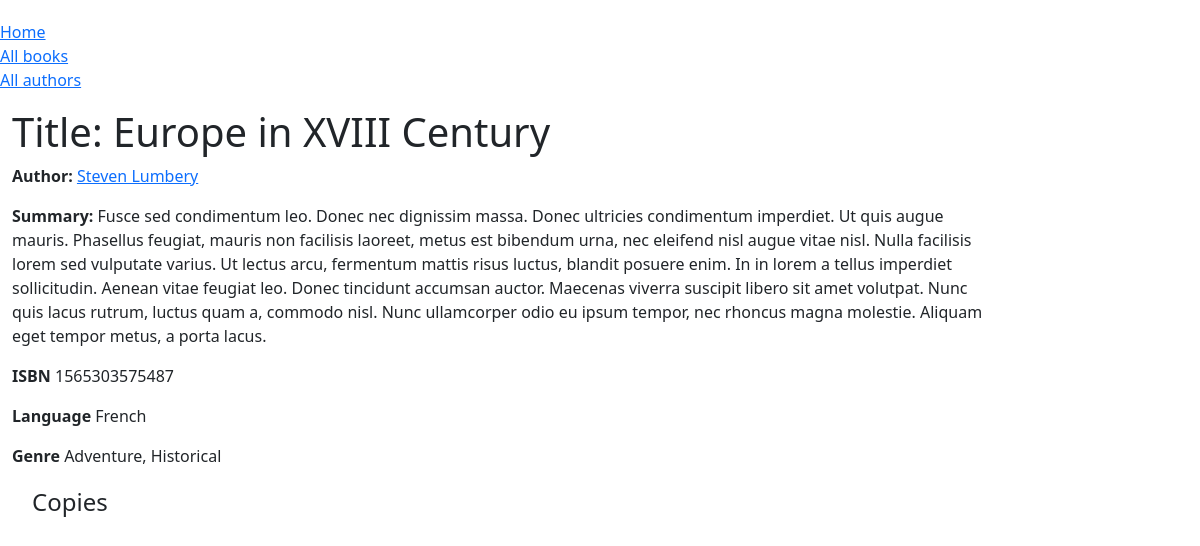
/catalog/book/3, run on an earlier commit of the app's database.
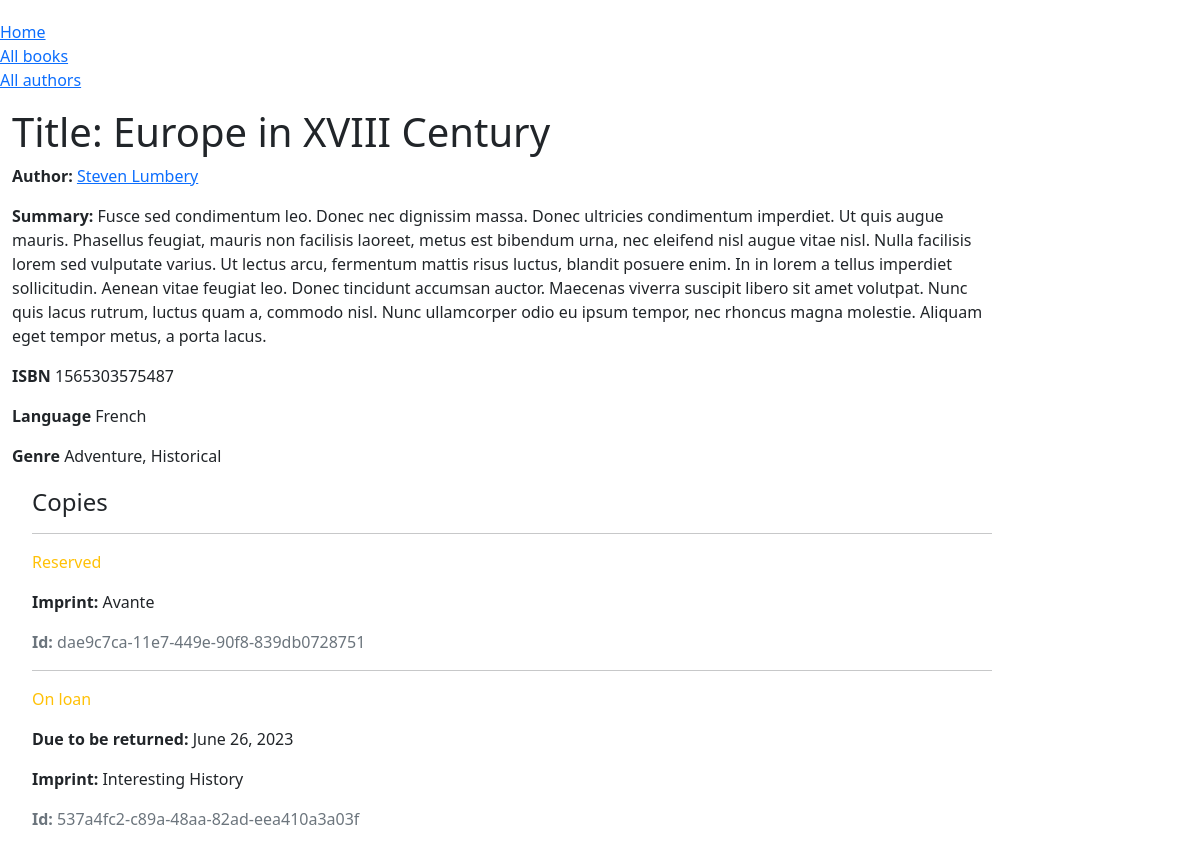
And on a later commit of the database.
### catalog/models.py (models this page shows, shortened)
class BookInstance(models.Model):
    id = models.UUIDField(primary_key=True, default=uuid.uuid4,
        help_text='Unique ID for this particular book across whole libray')
    book = models.ForeignKey('Book', on_delete=models.RESTRICT, null=True)
    imprint = models.ForeignKey('Imprint', on_delete=models.SET_NULL, null=True,
        help_text='Enter the imprint for this book.')
    due_back = models.DateField(null=True, blank=True)
    LOAN_STATUS = (
        ('m', 'Maintenance'),
        ('o', 'On loan'),
        ('a', 'Available'),
        ('r', 'Reserved'),
    )
    status = models.CharField(
        max_length = 1,
        choices = LOAN_STATUS,
        blank = True,
        default = 'm',
        help_text= 'Book availability',
    )
    class Meta:
        ordering = ['due_back']

class Imprint(models.Model):
    name = models.CharField(max_length=200,
        help_text='Enter the book imprint')
    def __str__(self):
        return self.name

### catalog/views.py (the view)
# urls.py: path('book/<int:pk>', views.BookDetailView.as_view(), name='book-detail')
class BookDetailView(generic.DetailView):
    model = Book

### catalog/models.py (called while the page is built)
    def __str__(self):
        return self.name

    def __str__(self):
        return self.name

    def __str__(self):
        return f'{ self.first_name } { self.last_name }'

### catalog/templates/catalog/book_detail.html
{% extends "base_generic.html" %}
{% block content %}
    <h1>Title: {{ book.title }}</h1>
    <p>
        <strong>Author:</strong>
        <a href=""> {{ book.author }}</a>
    </p>
    <p>
        <strong>Summary:</strong>
        {{ object.summary }}
    </p>
    <p>
        <strong>ISBN</strong>
        {{ book.isbn }}
    </p>
    <p>
        <strong>Language</strong>
        {{ book.language }}
    </p>
    <p>
        <strong>Genre</strong>
        {{ book.genre.all|join:", " }}
    </p>
    <div style="margin: 20px 0 0 20px">
        <h4>Copies</h4>
        {% for copy in book.bookinstance_set.all %}
            <hr>
            <p class="
            {% if copy.status == 'a' %}text-success
            {% elif copy.status == 'm' %}text-danger
            {% else %}text-warning
            {% endif %}
            ">
                {{copy.get_status_display }}
            </p>
            {% if copy.status != 'a' and copy.status != 'r' %}
                <p>
                    <strong>Due to be returned:</strong>
                    {{ copy.due_back }}
                </p>
            {% endif %}
            <p>
                <strong>Imprint:</strong>
                {{ copy.imprint }}
            </p>
            <p class="text-muted">
                <strong>Id:</strong>
                {{ copy.id }}
            </p>
        {% endfor %}
    </div>
{% endblock %}

What changed in the data, as far as the page shows it:
added BookInstance: status "Reserved", imprint "Avante", id "dae9c7ca-11e7-449e-90f8-839db0728751"
added BookInstance: status "On loan", due_back "June 26, 2023", imprint "Interesting History", id "537a4fc2-c89a-48aa-82ad-eea410a3a03f"
